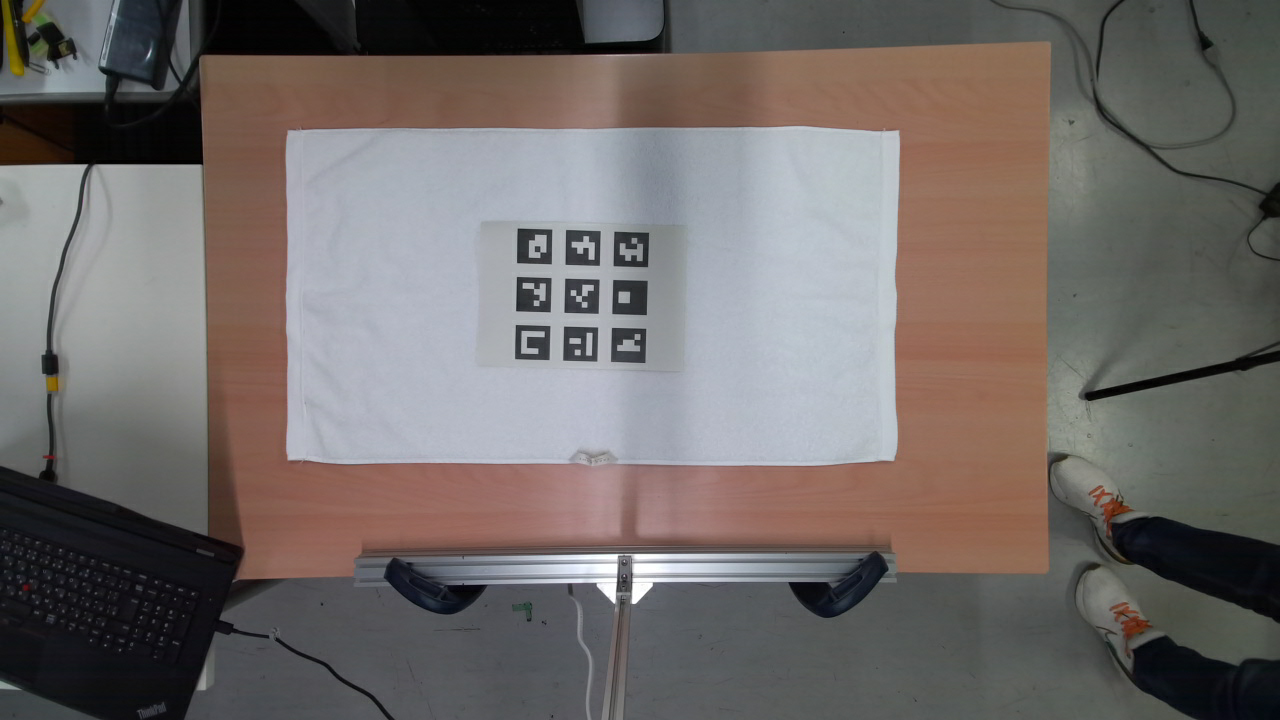
#> input picture IROS2022/Shinshu/Folding/hiro_system_aruco_image.png, 1280 x 720 px, found by its file name
$ python manipulation.py
#> lines starting #> are read from the running program, lines starting #| are printed output that depends on the picture
### px_to_cm/new_px_to_cm.py
import cv2
import numpy as np


class FindHomography:
    def __init__(self, aruco_image, original_image, trial_image, scale_factor, circle_radius=2, vector_tolerance=45, angle_lines_length=200):
        """
        Initialize with:
        -
        """
        self.aruco_image = aruco_image # To get homography
        self.original_image = original_image # To draw the groundtruth
        self.trial_image = trial_image  # To save the groundtruth in the trial image
        self.display_image = original_image #To see the image

        self.scale_factor = scale_factor
        self.H = 0
        self.clicked_points = []


        # [13 lines of commented-out code are left out]

        self.circle_radius = circle_radius
        self.vector_tol = vector_tolerance
        self.angle_lines_length = angle_lines_length
        self.area_cm = 0
        self.perimeter_cm = 0

    def find_homography(self):

        # Define ArUco dictionary
        ARUCO_DICT = cv2.aruco.getPredefinedDictionary(cv2.aruco.DICT_4X4_50)
        ARUCO_PARAMS = cv2.aruco.DetectorParameters_create()

        # Detect ArUco markers
        corners, ids, _ = cv2.aruco.detectMarkers(self.aruco_image, ARUCO_DICT, parameters=ARUCO_PARAMS)

        if ids is None or len(ids) < 9:
            print("Error: At least 4 ArUco markers are required.")
            exit()

        # Sort markers by ID
        ids = ids.flatten()
        sorted_indices = np.argsort(ids)  # Sort by marker ID
        corners = [corners[i] for i in sorted_indices]
        ids = ids[sorted_indices]

        # Define real-world spacing (in cm)
        real_world_spacing = 7.0  # Adjust based on your actual print

        # Set first detected marker as the reference (origin)
        origin_id = ids[0]
        origin_x, origin_y = 0, 0  # This marker is the new (0,0) in world coordinates

        # Store world coordinates dynamically
        world_points = []
        image_points = []

        for i, marker_id in enumerate(ids):
            # Extract the first corner of the marker
            marker_corner = corners[i][0][0]

            # Calculate relative position based on marker ID
            row = (marker_id-10) // 3  # Assuming a 3x3 grid
            col = (marker_id-10) % 3
            world_x = origin_x + col * real_world_spacing
            world_y = origin_y + row * real_world_spacing

            # Store points
            world_points.append((world_x, world_y))
            image_points.append(marker_corner)

        print(world_points)
        print(image_points)

        # Convert to NumPy arrays
        image_points = np.array(image_points, dtype=np.float32) #Center point of the markers in the real world, considering that the first marker is initialized as (0,0)#Center point of the markers in the real world, considering that the first marker is initialized as (0,0)
        world_points = np.array(world_points, dtype=np.float32) #Pixel center points of the markers

        print(world_points)
        print(image_points)

        # Compute homography (Perspective Transformation)
        self.H, _ = cv2.findHomography(image_points, world_points) #This serves to compute image coord into real point

    # [33 lines left out: functions manual_homography, get_inverse_homography, transform_to_real_world, transform_to_image_coords, not called in this run]

    def set_mode(self, mode):
        """Set the mode of interaction (distance, points_def, vector)."""
        self.mode = mode
        self.clicked_points = []  # Reset clicked points when mode changes
        print(f"Mode set to: {self.mode}")

    # [316 lines left out: functions display_to_original, rotate_vector, polygon_area_cm2, polygon_perimeter_cm, image_interaction, not called in this run]


    def run(self, img_msg):
        """Main function to run the interactive window."""
        cv2.namedWindow("Interactive Drawing", cv2.WINDOW_NORMAL)
        cv2.setMouseCallback("Interactive Drawing", self.image_interaction)

        # print("Press '1' for Distance Mode, '2' for Circle Mode, '3' for Angle Mode.")

        while True:
            cv2.imshow("Interactive Drawing", self.display_image)
            key = cv2.waitKey(1)

            if key == 27:  # ESC to exit
                break
            # [6 lines of commented-out code are left out]

        cv2.destroyAllWindows()

### manipulation/manipulation.py
import cv2
import numpy as np
import sys
sys.path.insert(1, './px_to_cm/')
import new_px_to_cm


save_imgs = False
trial = 6
corner_tolerance = 3 # +- corner tolerance (circle radius)
appr_vector_tolerance = 45 #+- angle tolerance
angle_line_length = 70
object_name = "small_towel"
task = "folding2"


#### TEAM SETTINGS

# # ---Shinshu
output_path = "IROS2022/Shinshu/Folding/scoring/"
input_path =  "IROS2022/Shinshu/Folding/"
image_path =  input_path + "hiro_system_aruco_image.png" #input_path + "UR5e_system_aruco_image.png"
original_image_path = input_path + "image_0.png" #"2022_10_20_16_22_50.png"
# original_image_path = input_path + "one_folding_image_3.png"
max_display_size = 1000  # Max width or height for display
text_x = -100
text_y = 100

# [49 lines of commented-out code are left out]
aruco_image = cv2.imread(image_path)
#> aruco_image is the input picture: shape (720, 1280, 3); mean B, G, R 104.3, 106.4, 112.6
original_image = cv2.imread(original_image_path)
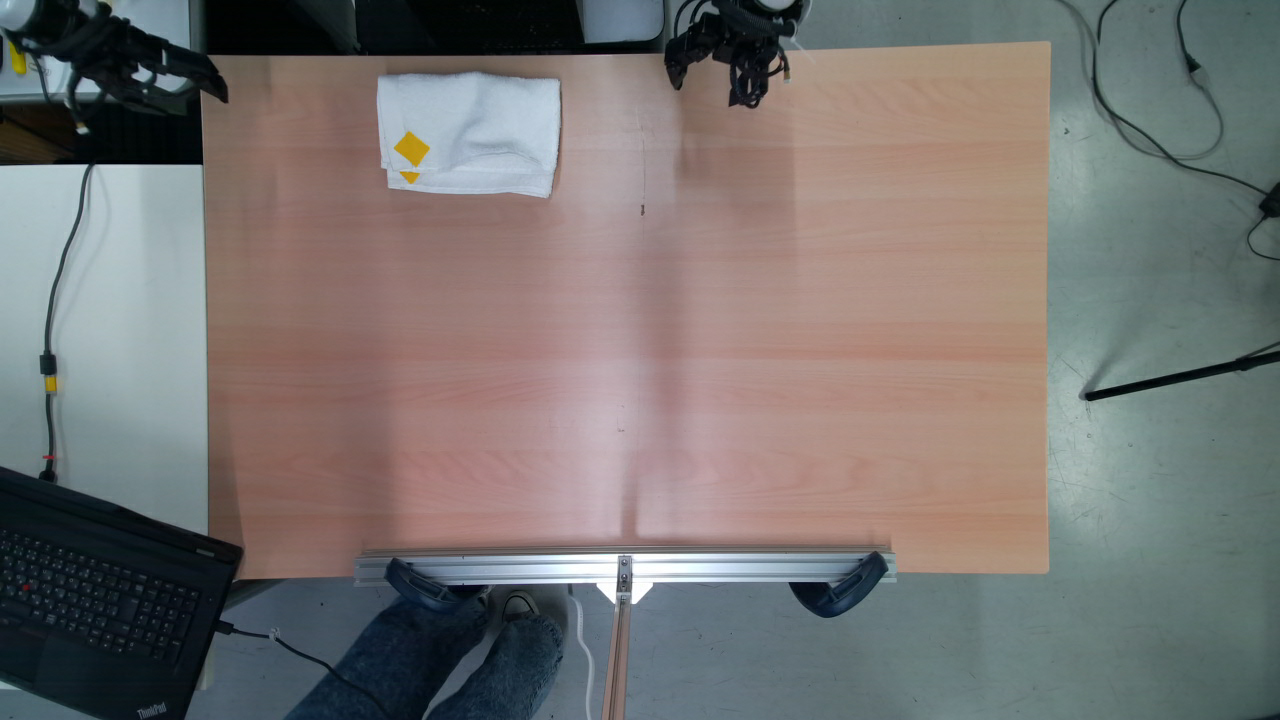
#> input picture IROS2022/Shinshu/Folding/image_0.png, 1280 x 720 px, found by its file name
#> original_image is the input picture: shape (720, 1280, 3); mean B, G, R 113, 114.8, 118.1
# trial_image = cv2.imread(trial_image_path)

# # Resize for display (scale to fit screen)
h, w = aruco_image.shape[:2]
#> h = 720; w = 1280
scale_factor = max_display_size / max(h, w)  # Compute the scale factor
#> scale_factor = 0.781

#Household Cloth Object Set dictionary
CLOTH_SIZE = {
        "small_towel": (30,50),
        "med_towel": (50,90),
        "big_towel":(90, 150),
        "bedhseet": (160, 280),
        "fit_bedsheet": (90, 200),
        "sq_pillowcase": (60, 60),
        "rect_pillowcase": (45, 110),
        "rect_tablecloth": (170, 250),
        "round_tablecloth": 200,
        "cotton_napkin": (50, 50),
        "linen_napkin": (50, 50),
        "towel_rag": (50, 70),
        "linen_rag": (50, 70),
        "waffle_rag": (50, 70),
        "checkered_rag": (50, 70),
        "paper": (21, 29.7)
        }

# object_dims = CLOTH_SIZE.get(args["object"], None)
object_dims = CLOTH_SIZE.get(object_name, None)
print("Object flat dimensions", object_dims)


def rescale_image(image, max_display_size):
    # Resize for display (scale to fit screen)
#> called with max_display_size = 1000
    h, w = image.shape[:2]
#> h = 720; w = 1280
    scale_factor = max_display_size / max(h, w)  # Compute the scale factor
#> scale_factor = 0.781
    rescaled_image = cv2.resize(image, (int(w * scale_factor), int(h * scale_factor)))
    # self.display_image = original_image.copy()
    return scale_factor, rescaled_image

def unfolding_coverage(real_obj_size, measured_area_cm):
    real_perimeter_cm = (real_obj_size[0]+real_obj_size[1])*2
    real_area_cm = real_obj_size[0]*real_obj_size[1]
    print("Real cloth perimeter (cm): ", real_perimeter_cm)
    print("Real cloth area (cm): ", real_area_cm)

    coverage = measured_area_cm / real_area_cm
    coverage = (max(0, min(coverage, 1)))*100 #If measured area is > than real area then 100% coverage
    print("Coverage (%): ", coverage)
    area_error = (1-coverage) # Percetange of area error

    return coverage, area_error #, real_perimeter_cm, real_area_cm


# def first_fold_coverage(real_obj_size, measured_area_cm):
def fold_iot_error(real_perimeter_cm, real_area_cm, measured_area_cm):
    # real_perimeter_cm = (real_obj_size[0]+real_obj_size[1]/2)*2 #Half of the total area
    # real_area_cm = (real_obj_size[0]*real_obj_size[1])/2
    print("Real folded cloth perimeter (cm): ", real_perimeter_cm, " cm")
    print("Real folded cloth area (cm): ", real_area_cm, " cm")

    # [6 lines of commented-out code are left out]

    fold_error = abs((measured_area_cm/real_area_cm)-1)*100
    print("Folding error: ", fold_error)

    return fold_error


    real_perimeter_cm = (real_obj_size[0]+real_obj_size[1]) # 1/4 of flat area
    real_area_cm = (real_obj_size[0]*real_obj_size[1])/4
    print("Real folded cloth perimeter (cm): ", real_perimeter_cm, " cm")
    print("Real folded cloth area (cm): ", real_area_cm, " cm")

    # ERROR with REAL OBJECT SIZE - AREA
    coverage = measured_area_cm/real_area_cm
    coverage = (max(0, min(coverage, 1)))*100
    area_error = 100-coverage
    print("Coverage (%): ", coverage)
    print("\033[33m First fold error: ", area_error, "% \033[0m")

    return coverage, area_error

##### SAVE RESULTS #####
def save_results(contour_vert, img, results_data):
    print("\033[94m Saving results \033[0m")

    # Save measured results
    np.savetxt(output_path+str(trial)+"_results_data"+".csv", results_data, fmt='%s', delimiter=",")

    # Save vertices of defined contour
    np.savetxt(output_path+str(trial)+"_vertices.csv", contour_vert, fmt='%s', delimiter=",")

    # [10 lines of commented-out code are left out]
scale_factor, original_image_scaled = rescale_image(original_image, max_display_size)
px_to_cm = new_px_to_cm.FindHomography(aruco_image, original_image_scaled, original_image_scaled, scale_factor)
px_to_cm.find_homography()
#> in find_homography, `corners, ids, _ = cv2.aruco.detectMarkers(self.aruco_image, ARUCO_DICT..`: corners = 9 items; ids = [15, 12, 11, 13, 10, 17, 14, 18, 16]
#> in find_homography, `sorted_indices = np.argsort(ids)`: sorted_indices = [4, 2, 1, 3, 6, 0, 8, 5, 7]
#> in find_homography, `ids = ids[sorted_indices]`: ids = [10, 11, 12, 13, 14, 15, 16, 17, 18]
#> in find_homography, `origin_id = ids[0]`: origin_id = 10
#> the loop in find_homography, `for i, marker_id in enumerate(ids):` made 9 passes
#> (marker_corner, row, col, world_x, world_y) on passes 1 to 9: ([515, 358], 0, 0, 0, 0), ([516, 310], 0, 1, 7, 0), ([517, 262], 0, 2, 14, 0), ([563, 360], 1, 0, 0, 7), ([564, 312], 1, 1, 7, 7), ([565, 264], 1, 2, 14, 7), ([611, 361], 2, 0, 0, 14), ([612, 313], 2, 1, 7, 14), ([613, 265], 2, 2, 14, 14)
#> after the loop in find_homography, `for i, marker_id in enumerate(ids):`: image_points = [[515, 358], [516, 310], [517, 262], [563, 360], [564, 312], [565, 264], [611, 361], [612, 313], [613, 265]]; world_points = [(0, 0), (7, 0), (14, 0), (0, 7), (7, 7), (14, 7), (0, 14), (7, 14), (14, 14)]
#| [(0.0, 0.0), (7.0, 0.0), (14.0, 0.0), (0.0, 7.0), (7.0, 7.0), (14.0, 7.0), (0.0, 14.0), (7.0, 14.0), (14.0, 14.0)]
#> (printed output is left out)
#> in find_homography, `world_points = np.array(world_points, dtype=np.float32)`: world_points = [[0, 0], [7, 0], [14, 0], [0, 7], [7, 7], [14, 7], [0, 14], [7, 14], [14, 14]]
#| [[ 0.  0.]
#|  [ 7.  0.]
#|  [14.  0.]
#|  [ 0.  7.]
#|  [ 7.  7.]
#|  [14.  7.]
#|  [ 0. 14.]
#|  [ 7. 14.]
#|  [14. 14.]]
#| [[515. 358.]
#|  [516. 310.]
#|  [517. 262.]
#|  [563. 360.]
#|  [564. 312.]
#|  [565. 264.]
#|  [611. 361.]
#|  [612. 313.]
#|  [613. 265.]]
#> in find_homography, `self.H, _ = cv2.findHomography(image_points, world_points)`: self.H = [[0.00454, -0.146, 49.81], [0.146, 0.00303, -76.07], [-1.5e-06, -2.87e-08, 1]]
# [14 lines of commented-out code are left out]

if task == "unfolding":
    ## Draw contour to compute coverage
    print("\033[94m DEFINE CONTOUR \033[0m")
    px_to_cm.set_mode("draw_contour")
    px_to_cm.run("Draw contour")
    u_vertices = px_to_cm.clicked_points
    area_cm = px_to_cm.area_cm
    print("Area (cm): ", area_cm)

    real_perimeter_cm = (object_dims[0]+object_dims[1])*2
    real_area_cm = object_dims[0]*object_dims[1]

    u_coverage, u_percentage_area_error = unfolding_coverage(object_dims, area_cm)
    #Save image
    u_contour_img = px_to_cm.display_image

    text = "Coverage: " + str(round(abs(u_coverage))) +"%"
    text_loc = u_contour_img.shape
    cv2.putText(u_contour_img, text, (int((text_loc[1]/2)+text_x), int((text_loc[0]/2+text_y))), cv2.FONT_HERSHEY_SIMPLEX, 1, (0, 100, 0), 2) #blue (255,0,0)

    cv2.imwrite(output_path+"trial_gt_"+str(trial)+".png", u_contour_img)
    # Save results
    u_results = [["Real perimeter (cm)", real_perimeter_cm], ["Real area (cm)", real_area_cm], ["Measured perimeter (cm)", px_to_cm.perimeter_cm], ["Measured area (cm)", px_to_cm.area_cm], ["Coverage (%)", u_coverage], ["Area error (%)", u_percentage_area_error]]
    save_results(u_vertices, u_contour_img, u_results)

elif task == "folding1": #First fold
    ## Draw contour to compute coverage
    print("\033[94m DEFINE CONTOUR \033[0m")
    px_to_cm.set_mode("draw_contour")
    px_to_cm.run("Draw contour")
    f1_vertices = px_to_cm.clicked_points
    measured_area_cm = px_to_cm.area_cm
    print("Area (cm): ", measured_area_cm)

    real_perimeter_cm = (object_dims[0]+object_dims[1]/2)*2 #Half of the total area
    real_area_cm = (object_dims[0]*object_dims[1])/2
    f1_percentage_fold_error = fold_iot_error(real_perimeter_cm, real_area_cm, measured_area_cm)


    #Save image
    f1_contour_img = px_to_cm.display_image
    text = "Error: " + str(round(abs(f1_percentage_fold_error))) +"%"
    text_loc = f1_contour_img.shape
    cv2.putText(f1_contour_img, text, (int((text_loc[1]/2)+text_x), int((text_loc[0]/2+text_y))), cv2.FONT_HERSHEY_SIMPLEX, 1, (0, 100, 0), 2) #blue (255,0,0)
    # cv2.imshow("Image", f1_contour_img)

    # Save results
    cv2.imwrite(output_path+str(trial)+"_f1_trial_gt.png", f1_contour_img)
    f1_results = [["Real perimeter (cm)", real_perimeter_cm], ["Real area (cm)", real_area_cm], ["Measured perimeter (cm)", px_to_cm.perimeter_cm], ["Measured area (cm)", px_to_cm.area_cm], ["Fold error (%)", f1_percentage_fold_error]]
    save_results(f1_vertices, f1_contour_img, f1_results)


elif task == "folding2":
    ## Draw contour to compute coverage
    print("\033[94m DEFINE CONTOUR \033[0m")
    px_to_cm.set_mode("draw_contour")
    px_to_cm.run("Draw contour")
#> (key Esc is pressed here)
    f2_vertices = px_to_cm.clicked_points
#> f2_vertices = []
    measured_area_cm = px_to_cm.area_cm
#> measured_area_cm = 0
    print("Area (cm): ", measured_area_cm)
#| Area (cm):  0

    real_perimeter_cm = (object_dims[0]+object_dims[1]) # 1/4 of flat area
    real_area_cm = (object_dims[0]*object_dims[1])/4
    f2_percentage_fold_error = fold_iot_error(real_perimeter_cm, real_area_cm, measured_area_cm)
#> in fold_iot_error, `fold_error = abs((measured_area_cm/real_area_cm)-1)*100`: fold_error = 100
#| Folding error:  100.0
#> f2_percentage_fold_error = 100

    #Save image
    f2_contour_img = px_to_cm.display_image
    text_loc = f2_contour_img.shape
#> text_loc = (562, 1000, 3)
    text = "Error: " + str(round(abs(f2_percentage_fold_error))) +"%"
#> text = 'Error: 100%'
    cv2.putText(f2_contour_img, text, (int((text_loc[1]/2)+text_x), int((text_loc[0]/2)+text_y)), cv2.FONT_HERSHEY_SIMPLEX, 1, (0, 100, 0), 2) #blue (255,0,0)
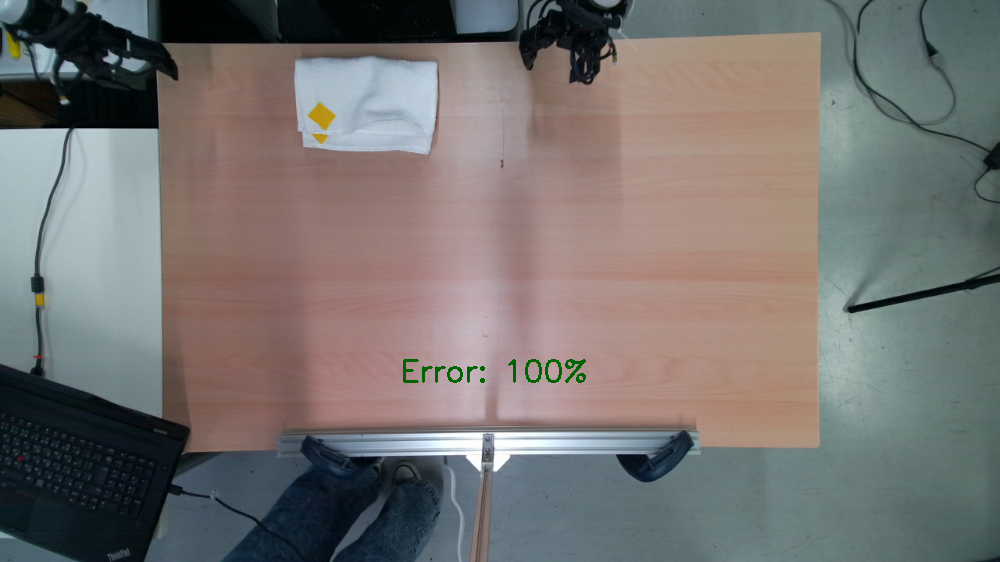
#> f2_contour_img: shape (562, 1000, 3); mean B, G, R 112.6, 114.5, 117.6

    # Save results
    cv2.imwrite(output_path+str(trial)+"_f2_trial_gt.png", f2_contour_img)
    f2_results = [["Real perimeter (cm)", real_perimeter_cm], ["Real area (cm)", real_area_cm], ["Measured perimeter (cm)", px_to_cm.perimeter_cm], ["Measured area (cm)", px_to_cm.area_cm], ["Fold error (%)", f2_percentage_fold_error]]
#> f2_results = [['Real perimeter (cm)', 80], ['Real area (cm)', 375], ['Measured perimeter (cm)', 0], ['Measured area (cm)', 0], ['Fold error (%)', 100]]
    save_results(f2_vertices, f2_contour_img, f2_results)


# elif task == "draw_contours":
#     #Read csv
